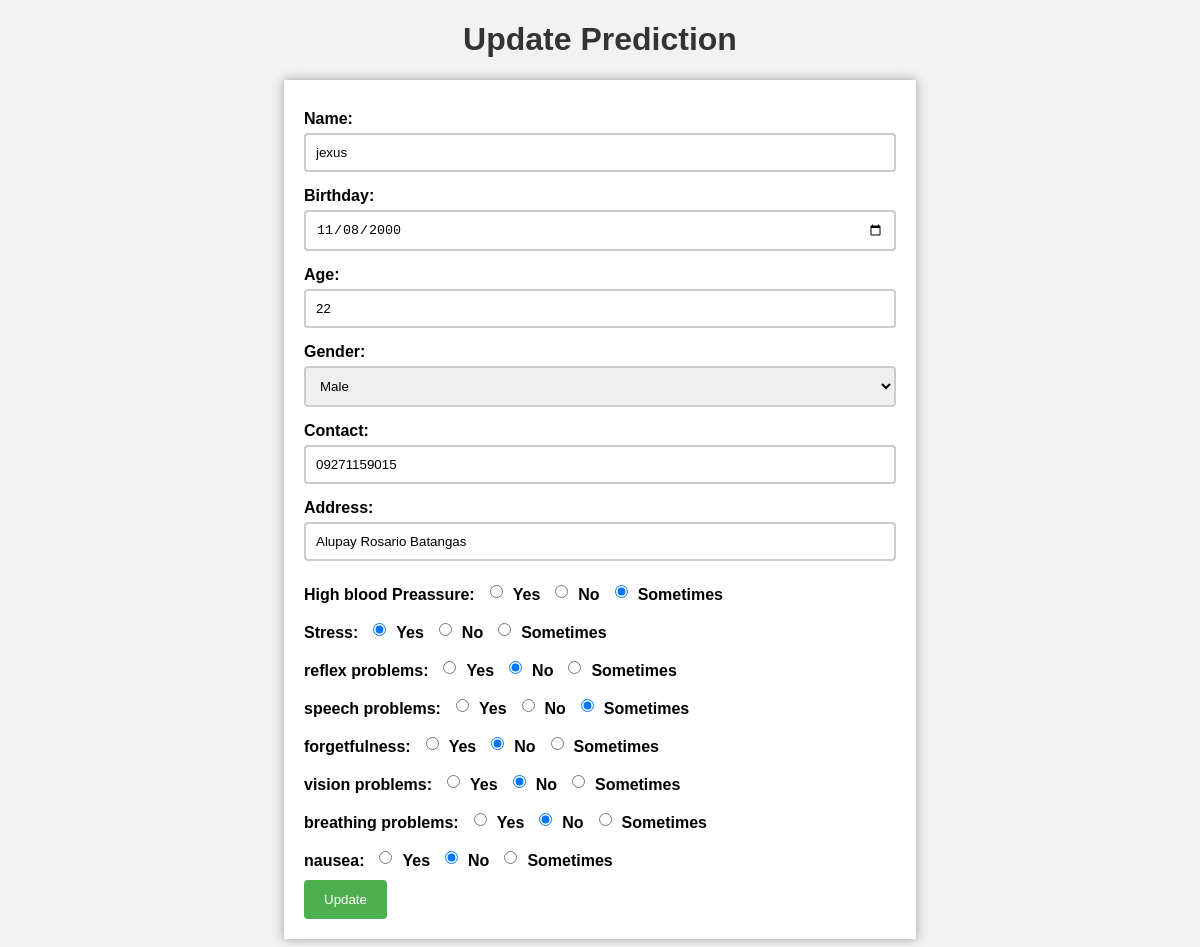
Page /update/10 on the committed database.
### tables this page shows
CREATE TABLE predictions
                (id INTEGER PRIMARY KEY,
                name TEXT,
                birthday TEXT,
                age INTEGER,
                gender TEXT,
                contact TEXT,
                address TEXT,
                code TEXT UNIQUE,
                q1 TEXT,
                q2 TEXT,
                q3 TEXT,
                q4 TEXT,
                q5 TEXT,
                q6 TEXT,
                q7 TEXT,
                q8 TEXT,
                prediction TEXT);

### app.py (the view, shortened to what this page needs)
@app.route('/update/<int:id>', methods=['GET', 'POST'])
def update(id):
    conn = sqlite3.connect('database.db')
    cur = conn.cursor()
    cur.execute('SELECT * FROM predictions WHERE id = ?', (id,))
    prediction = cur.fetchone()
    conn.close()
    return render_template('update.html', prediction=prediction)

### templates/update.html (shortened to what this page needs)
<!DOCTYPE html>
<html lang="en">
<head>
</head>
<body>
    <h1>Update Prediction</h1>
<form method="POST" action="/update/{{ prediction[0] }}">
  <label for="name">Name:</label>
  <input type="text" id="name" name="name" value="{{ prediction[1] }}">
  <label for="birthday">Birthday:</label>
  <input type="date" id="birthday" name="birthday" value="{{ prediction[2] }}" onchange="updateAge()">
  <label for="age">Age:</label>
  <input type="text" id="age" name="age" value="{{ prediction[3] }}" readonly>
  <label for="gender">Gender:</label>
  <select id="gender" name="gender">
    <option value="Male" {% if prediction[4] == "Male" %}selected{% endif %}>Male</option>
  </select>
  <label for="contact">Contact:</label>
  <input type="text" id="contact" name="contact" value="{{ prediction[5] }}">
  <label for="address">Address:</label>
  <input type="text" id="address" name="address" value="{{ prediction[6] }}">
  <div class="question-group">
    <label for="q1">High blood Preassure:</label>
    <div class="radio-group">
      <input type="radio" id="q1-yes" name="q1" value="Yes" {% if prediction[8] == "Yes" %}checked{% endif %}>
      <label for="q1-yes">Yes</label>
      <input type="radio" id="q1-no" name="q1" value="No" {% if prediction[8] == "No" %}checked{% endif %}>
      <label for="q1-no">No</label>
      <input type="radio" id="q1-sometimes" name="q1" value="Sometimes" {% if prediction[8] == "Sometimes" %}checked{% endif %}>
      <label for="q1-sometimes">Sometimes</label>
    </div>
  </div>
  <div class="question-group">
    <label for="q2">Stress:</label>
    <div class="radio-group">
      <input type="radio" id="q2-yes" name="q2" value="Yes" {% if prediction[9] == "Yes" %}checked{% endif %}>
      <label for="q2-yes">Yes</label>
      <input type="radio" id="q2-no" name="q2" value="No" {% if prediction[9] == "No" %}checked{% endif %}>
      <label for="q2-no">No</label>
      <input type="radio" id="q2-sometimes" name="q2" value="Sometimes" {% if prediction[9] == "Sometimes" %}checked{% endif %}>
      <label for="q2-sometimes">Sometimes</label>
    </div>
  </div>
  <div class="question-group">
    <label for="q3">reflex problems:</label>
    <div class="radio-group">
      <input type="radio" id="q3-yes" name="q3" value="Yes" {% if prediction[10] == "Yes" %}checked{% endif %}>
      <label for="q3-yes">Yes</label>
      <input type="radio" id="q3-no" name="q3" value="No" {% if prediction[10] == "No" %}checked{% endif %}>
      <label for="q3-no">No</label>
      <input type="radio" id="q3-sometimes" name="q3" value="Sometimes" {% if prediction[10] == "Sometimes" %}checked{% endif %}>
      <label for="q3-sometimes">Sometimes</label>
    </div>
  </div>
  <div class="question-group">
    <label for="q4">speech problems:</label>
    <div class="radio-group">
      <input type="radio" id="q4-yes" name="q4" value="Yes" {% if prediction[11] == "Yes" %}checked{% endif %}>
      <label for="q4-yes">Yes</label>
      <input type="radio" id="q4-no" name="q4" value="No" {% if prediction[11] == "No" %}checked{% endif %}>
      <label for="q4-no">No</label>
      <input type="radio" id="q4-sometimes" name="q4" value="Sometimes" {% if prediction[11] == "Sometimes" %}checked{% endif %}>
      <label for="q4-sometimes">Sometimes</label>
    </div>
  </div>
  <div class="question-group">
    <label for="q5">forgetfulness:</label>
    <div class="radio-group">
      <input type="radio" id="q5-yes" name="q5" value="Yes" {% if prediction[12] == "Yes" %}checked{% endif %}>
      <label for="q5-yes">Yes</label>
      <input type="radio" id="q5-no" name="q5" value="No" {% if prediction[12] == "No" %}checked{% endif %}>
      <label for="q5-no">No</label>
      <input type="radio" id="q5-sometimes" name="q5" value="Sometimes" {% if prediction[12] == "Sometimes" %}checked{% endif %}>
      <label for="q5-sometimes">Sometimes</label>
    </div>
  </div>
  <div class="question-group">
    <label for="q6">vision problems:</label>
    <div class="radio-group">
      <input type="radio" id="q6-yes" name="q6" value="Yes" {% if prediction[13] == "Yes" %}checked{% endif %}>
      <label for="q6-yes">Yes</label>
      <input type="radio" id="q6-no" name="q6" value="No" {% if prediction[13] == "No" %}checked{% endif %}>
      <label for="q6-no">No</label>
      <input type="radio" id="q6-sometimes" name="q6" value="Sometimes" {% if prediction[13] == "Sometimes" %}checked{% endif %}>
      <label for="q6-sometimes">Sometimes</label>
    </div>
  </div>
  <div class="question-group">
    <label for="q7">breathing problems:</label>
    <div class="radio-group">
      <input type="radio" id="q7-yes" name="q7" value="Yes" {% if prediction[14] == "Yes" %}checked{% endif %}>
      <label for="q7-yes">Yes</label>
      <input type="radio" id="q7-no" name="q7" value="No" {% if prediction[14] == "No" %}checked{% endif %}>
      <label for="q7-no">No</label>
      <input type="radio" id="q7-sometimes" name="q7" value="Sometimes" {% if prediction[14] == "Sometimes" %}checked{% endif %}>
      <label for="q7-sometimes">Sometimes</label>
    </div>
  </div>
  <div class="question-group">
    <label for="q8">nausea:</label>
    <div class="radio-group">
      <input type="radio" id="q8-yes" name="q8" value="Yes" {% if prediction[15] == "Yes" %}checked{% endif %}>
      <label for="q8-yes">Yes</label>
      <input type="radio" id="q2-no" name="q8" value="No" {% if prediction[15] == "No" %}checked{% endif %}>
      <label for="q8-no">No</label>
      <input type="radio" id="q8-sometimes" name="q8" value="Sometimes" {% if prediction[15] == "Sometimes" %}checked{% endif %}>
      <label for="q8-sometimes">Sometimes</label>
    </div>
  </div>
  <input type="submit" value="Update">
</form>
</body>
</html>

### templates/update.html (style rules this page uses)
body { font-family: Arial, sans-serif; background-color: #f2f2f2; }
h1 { text-align: center; color: #333333; }
form { margin: 0 auto; width: 50%; padding: 20px; background-color: #ffffff; box-shadow: 0px 0px 10px #999999; }
label { display: block; margin-top: 10px; font-weight: bold; }
input[type="text"], select { display: block; width: 100%; padding: 10px; margin-top: 5px; margin-bottom: 15px; border: 2px solid #ccc; border-radius: 4px; box-sizing: border-box; }
input[type="date"] { display: block; width: 100%; padding: 10px; margin-top: 5px; margin-bottom: 15px; border: 2px solid #ccc; border-radius: 4px; box-sizing: border-box; }
input[type="radio"] { display: inline-block; margin-right: 10px; }
input[type="submit"] { background-color: #4CAF50; color: white; padding: 12px 20px; border: none; border-radius: 4px; cursor: pointer; }
.radio-group { display: inline-block; }
.radio-group input[type="radio"], .radio-group label { display: inline-block; vertical-align: middle; }
.question-group { display: flex; align-items: center; margin-bottom: 10px; }
.question-group label { margin-right: 10px; }
.radio-group { display: flex; }

### rows in the picture
predictions: name "jexus", birthday "11/08/2000", age "22", gender "Male", contact "09271159015", address "Alupay Rosario Batangas", q1 "☐ Yes", q1 "☐ No", q1 "☑ Sometimes", q2 "☑ Yes", q2 "☐ No", q2 "☐ Sometimes", q3 "☐ Yes", q3 "☑ No", q3 "☐ Sometimes", q4 "☐ Yes", q4 "☐ No", q4 "☑ Sometimes", q5 "☐ Yes", q5 "☑ No", q5 "☐ Sometimes", q6 "☐ Yes", q6 "☑ No", q6 "☐ Sometimes", q7 "☐ Yes", q7 "☑ No", q7 "☐ Sometimes", q8 "☐ Yes", q8 "☑", q8 "☐ Sometimes"
